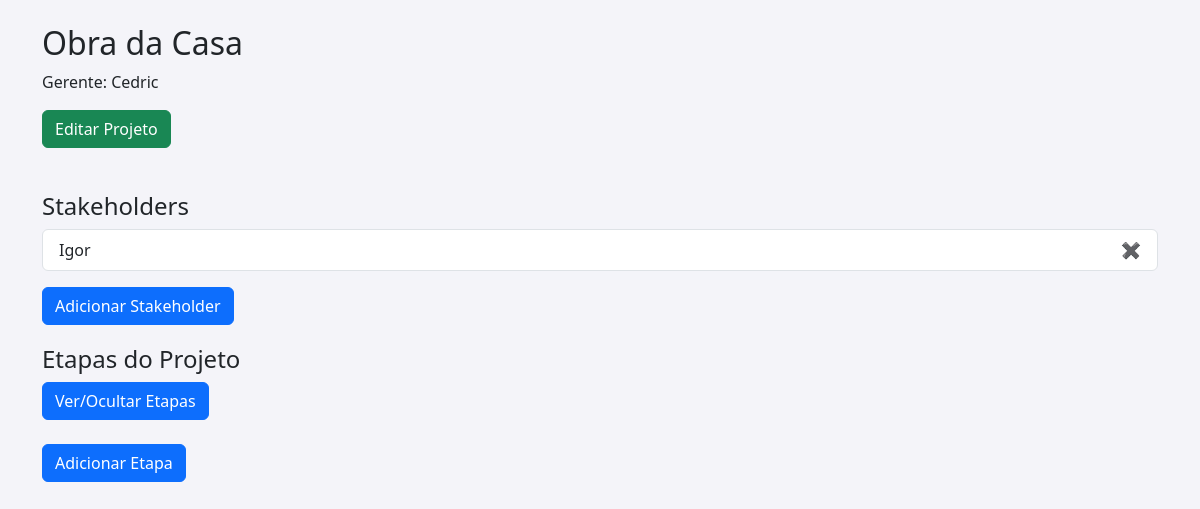
Before: /projetos/1/ with the older database file.
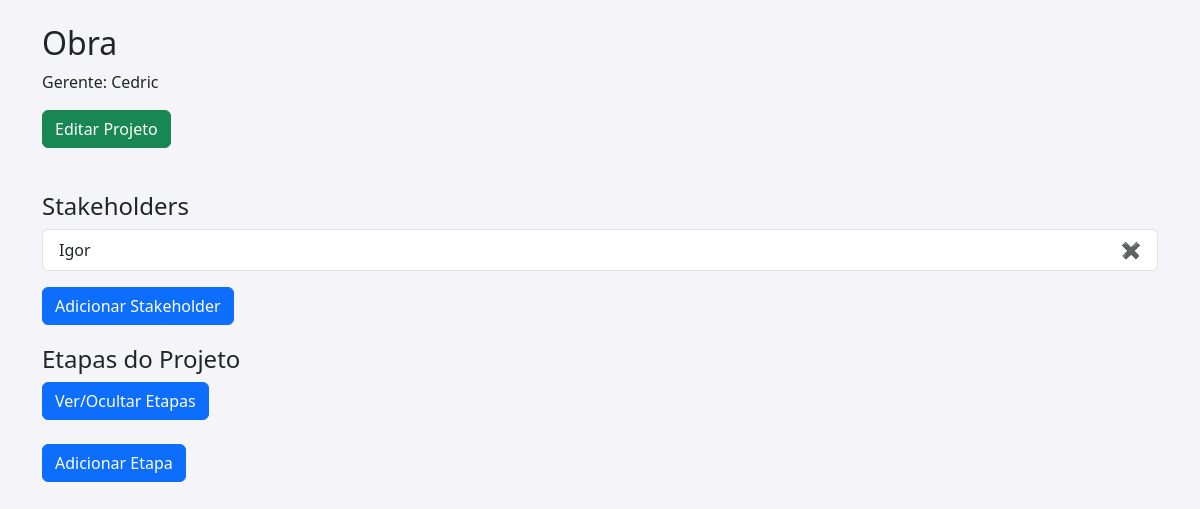
After: the same page with the newer database file.
### portal/models.py (models this page shows, shortened)
class Projeto(models.Model):
    nome = models.CharField(max_length=255)
    descricao = models.TextField()
    data_inicio = models.DateField()
    data_fim = models.DateField(null=True, blank=True)
    gerente = models.ForeignKey(Gerente, on_delete=models.CASCADE)

class Usuario(models.Model):
    usuario = models.OneToOneField(User, on_delete=models.CASCADE)
    cpf = models.CharField(max_length=11, unique=True)
    nome = models.CharField(max_length=255, null=False)
    dt_nascimento = models.DateField()
    contato = models.CharField(max_length=255, null=True, blank=True)
    class Meta:
        abstract = True

class Gerente(Usuario):
    def __init__(self, *args: Any, **kwargs: Any) -> None:
        super().__init__(*args, **kwargs)

class Stakeholder(Usuario):
    projetos = models.ManyToManyField(Projeto, related_name='stakeholders')

### portal/views.py (the view)
# urls.py: path('projetos/<int:pk>/', views.ProjetoDetailView.as_view(), name='detalhes_projeto'),
class ProjetoDetailView(DetailView):
    model = Projeto
    template_name = 'projeto/visualizar_projeto.html'
    context_object_name = 'projeto'

### portal/templates/projeto/visualizar_projeto.html (shortened to what this page needs)
<!DOCTYPE html>
<html lang="pt">
<head>
    <link href="https://cdn.jsdelivr.net/npm/bootstrap@5.3.0/dist/css/bootstrap.min.css" rel="stylesheet">
</head>
<body>
    <div class="container py-4">
        <h2>{{ projeto.nome }}</h2>
        <p>Gerente: {{ projeto.gerente.nome }}</p>
        <button class="btn btn-success mb-4">Editar Projeto</button>
        <div class="content-section">
            <h4>Stakeholders</h4>
            <ul id="stakeholderList" class="list-group mb-3">
                {% for stakeholder in projeto.stakeholders.all %}
                <li class="list-group-item d-flex justify-content-between align-items-center">
                    {{stakeholder.nome}}
                    <span class="btn-remove" onclick="removeStakeholder(this);">&#x2716;</span>
                </li>
                {% endfor %}
            </ul>
            <button class="btn btn-primary" onclick="addStakeholder();">Adicionar Stakeholder</button>
        </div>
        <div class="content-section">
            <h4>Etapas do Projeto</h4>
            <div>
                <button class="btn btn-primary mb-2" onclick="toggleCollapse('collapseStepContainer');">Ver/Ocultar Etapas</button>
            </div>
            <button class="btn btn-primary mt-3" onclick="addStep();">Adicionar Etapa</button>
        </div>
    </div>
</body>
</html>

### portal/templates/projeto/visualizar_projeto.html (style rules this page uses)
body { background-color: #f4f4f9; }
.btn-remove { color: red; cursor: pointer; }
.content-section { margin-top: 20px; }

Changed rows visible on the page:
changed Projeto "Cedric": nome "Obra da Casa" → "Obra"
